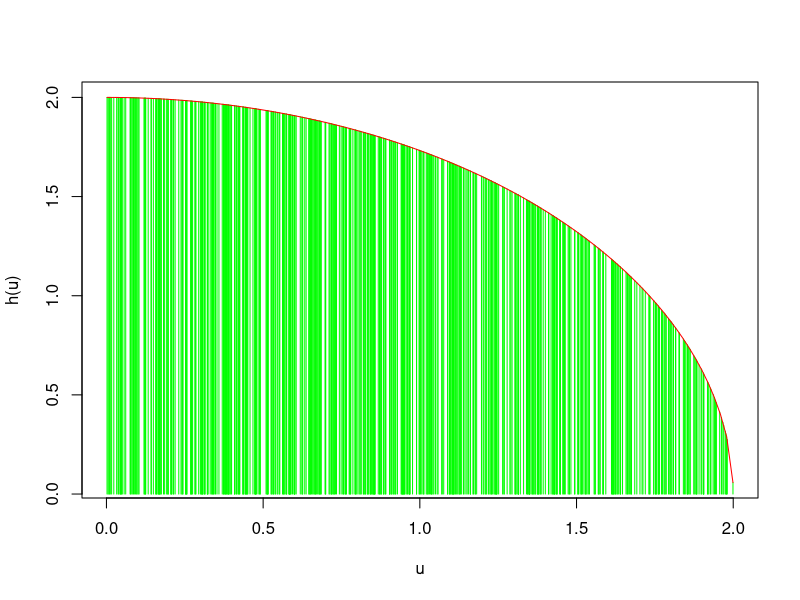

Write R code to recreate this figure.
#Calculo de la integral de sqrt(4-x^2) de 0 a 2 
set.seed(32789)
h<-function(x){sqrt(4-x^2)}
n=600
m=100
res=seq(1,m)

for (i in 1:m){
  u=runif(n,0,2)
  res[i]=mean(h(u))
}

mean(res)*2

plot(u,h(u),type="h",col="green")
curve(sqrt(4-x^2),col="red",add=T)




